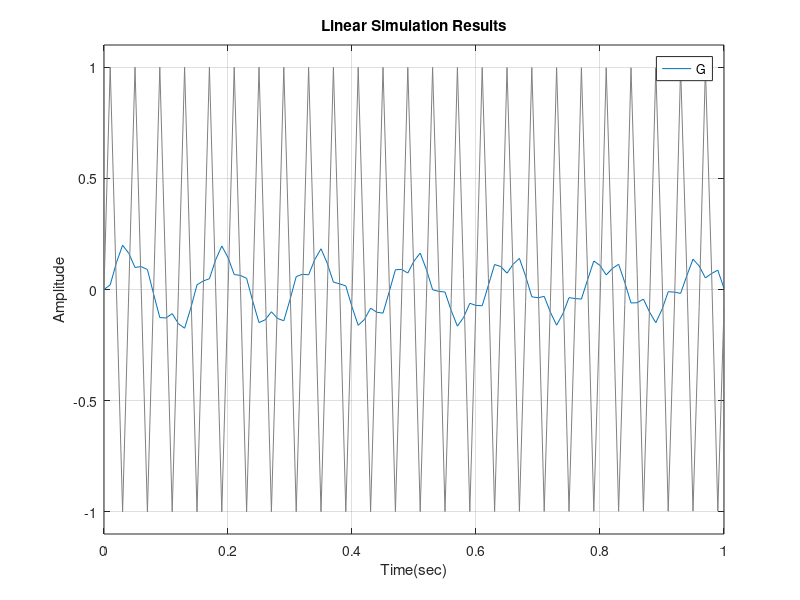

Recreate this plot in MATLAB.
% ECE112.1 Laboratory
% BS ECE IV - January 21, 2022
% JEPH MARI DALIGDIG & DENNIS GEORGE YLAYA
% PROBLEM 4-22 c SOLUTION
clear all
m=20.5 %kg
M=60 %kg
K=100000 %N/m
Om=157 %rad/s
B=60 %N-m/s
e=0.15 %m
G=tf([m*e*Om^2],[M B K])
t=0:0.01:1;
u=1*sin(Om*t);
lsim(G,u,t)
xlabel( 'Time(sec)');
ylabel('Amplitude');